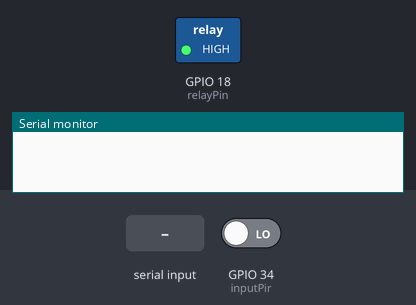
The sketch below on a simulated ESP32. Shown: switched loads named in the sketch (green lamp = pin HIGH), the last lines printed to the serial monitor. Inputs (shaded band) come from the test bench; at power-on: GPIO 34 (inputPir) LOW. Nothing arrives over Bluetooth unless stated.

Above: at 1.2 s.
1.3 s: "OFF" received over the second serial link
At 1.7 s:
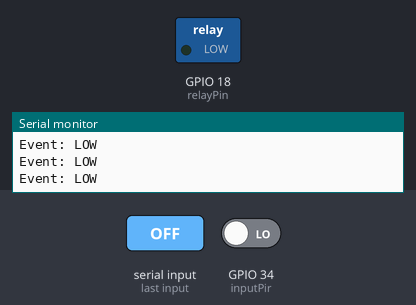
2.8 s: GPIO 34 (inputPir) driven HIGH
At 14.9 s:
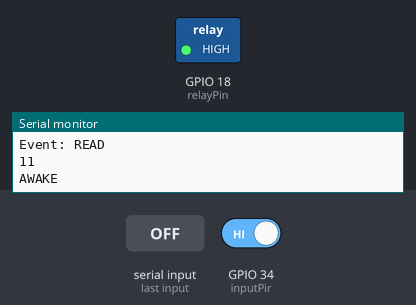
Timing chart, 0 to 15.3 s (numbered marks = the images above; inputs shaded):
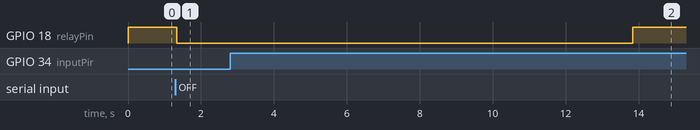

Measured:
- after the input at 1.3 s, GPIO 18 (relayPin): HIGH → LOW at once
- after the input at 2.8 s, GPIO 18 (relayPin): LOW → HIGH after 11.0 s

The sketch:

Awake.ino
```cpp
#include "BluetoothSerial.h"
BluetoothSerial ESP_BT;
#include <stdlib.h>
unsigned long timer; // the timer
unsigned long INTERVAL_5 ;// 2 นาที
unsigned long INTERVAL_2 = 60000;
//unsigned long previousMillis = 0;
int interval = 10000;
int inputPir = 34;
int relayPin = 18;
int motionDetected = 0;
String datas;
int val;
void setup() {
  // put your setup code here, to run once:
  Serial.begin(9600);
  pinMode(inputPir, INPUT);
  pinMode(relayPin, OUTPUT);
  ESP_BT.begin("ESP32_Board");
}

void loop() {
  // put your main code here, to run repeatedly:
  unsigned long currentMillis = millis();
  digitalWrite(relayPin, HIGH);
  if (ESP_BT.available()) {
    while (ESP_BT.available()) {
      char chr = ESP_BT.read(); //gets one byte from serial buffer
      datas += chr;
      delay(10);
    }
    Serial.println("Connected Bluetooth");
    int i = datas.toInt();
    INTERVAL_5 = i;
    sendSettime(INTERVAL_5);
    int k = 1;
    if (k == val) {
      Serial.println("Connected and received Text");
      while (1) {
        digitalWrite(relayPin, LOW);
        int value = digitalRead(inputPir);
        if (value == HIGH)
        {
          motionDetected++;
          Serial.println("Event: READ");
          Serial.println(motionDetected);
          delay(1000);

        } if (value == LOW) {
          motionDetected = 0;
          Serial.println("Event: LOW");
          delay(100);
        }
        if (motionDetected > 10)
        {
          Serial.println("AWAKE");
          ESP_BT.print("AWAKE");
          digitalWrite(relayPin, HIGH);
          INTERVAL_5 = 0;
          break;
        }
      }//end while
      if (datas.indexOf("OFF"))
      {
        while (1)
        {
          INTERVAL_5 = 0;
          break;
        }
      }
    }
    if (datas.indexOf("OFF"))
    {
      while (1)
      {
        INTERVAL_5 = 0;
        break;
      }
    }
  }
}

int sendSettime(int i)
{
  Serial.println(INTERVAL_5);
  while (1) {
    Serial.println(millis());
    if ((millis() - timer) > INTERVAL_5) {
      val = 1;
      return val;
      break;
    }
    delay(1000);
  }
}
```
